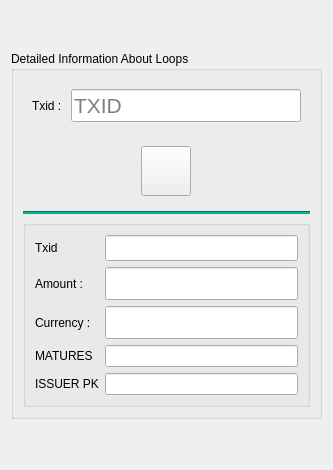
              <widget class="QWidget" name="tab_11">
               <attribute name="title">
                <string>LOOP REQUEST CHECK</string>
               </attribute>
               <layout class="QVBoxLayout" name="verticalLayout_17">
                <item>
                 <spacer name="verticalSpacer_18">
                  <property name="orientation">
                   <enum>Qt::Vertical</enum>
                  </property>
                  <property name="sizeHint" stdset="0">
                   <size>
                    <width>20</width>
                    <height>40</height>
                   </size>
                  </property>
                 </spacer>
                </item>
                <item>
                 <layout class="QHBoxLayout" name="horizontalLayout_25">
                  <item>
                   <widget class="QGroupBox" name="groupBox_7">
                    <property name="sizePolicy">
                     <sizepolicy hsizetype="Maximum" vsizetype="Maximum">
                      <horstretch>0</horstretch>
                      <verstretch>0</verstretch>
                     </sizepolicy>
                    </property>
                    <property name="minimumSize">
                     <size>
                      <width>0</width>
                      <height>0</height>
                     </size>
                    </property>
                    <property name="maximumSize">
                     <size>
                      <width>650</width>
                      <height>500</height>
                     </size>
                    </property>
                    <property name="title">
                     <string>Detailed Information About Loops</string>
                    </property>
                    <layout class="QVBoxLayout" name="verticalLayout_19">
                     <item>
                      <widget class="QFrame" name="frame_8">
                       <property name="frameShape">
                        <enum>QFrame::NoFrame</enum>
                       </property>
                       <property name="frameShadow">
                        <enum>QFrame::Raised</enum>
                       </property>
                       <layout class="QHBoxLayout" name="horizontalLayout_9">
                        <item>
                         <widget class="QLabel" name="label_44">
                          <property name="text">
                           <string>Txid : </string>
                          </property>
                         </widget>
                        </item>
                        <item>
                         <widget class="QLineEdit" name="lineEdit_13">
                          <property name="font">
                           <font>
                            <pointsize>16</pointsize>
                           </font>
                          </property>
                          <property name="placeholderText">
                           <string>TXID</string>
                          </property>
                         </widget>
                        </item>
                       </layout>
                      </widget>
                     </item>
                     <item>
                      <widget class="QFrame" name="frame_23">
                       <property name="sizePolicy">
                        <sizepolicy hsizetype="Minimum" vsizetype="Maximum">
                         <horstretch>0</horstretch>
                         <verstretch>0</verstretch>
                        </sizepolicy>
                       </property>
                       <property name="frameShape">
                        <enum>QFrame::NoFrame</enum>
                       </property>
                       <property name="frameShadow">
                        <enum>QFrame::Raised</enum>
                       </property>
                       <layout class="QHBoxLayout" name="horizontalLayout_39">
                        <item>
                         <widget class="QPushButton" name="pushButton_31">
                          <property name="sizePolicy">
                           <sizepolicy hsizetype="Maximum" vsizetype="Maximum">
                            <horstretch>0</horstretch>
                            <verstretch>0</verstretch>
                           </sizepolicy>
                          </property>
                          <property name="minimumSize">
                           <size>
                            <width>50</width>
                            <height>50</height>
                           </size>
                          </property>
                          <property name="text">
                           <string/>
                          </property>
                         </widget>
                        </item>
                       </layout>
                      </widget>
                     </item>
                     <item>
                      <widget class="Line" name="line_4">
                       <property name="windowModality">
                        <enum>Qt::NonModal</enum>
                       </property>
                       <property name="sizePolicy">
                        <sizepolicy hsizetype="Minimum" vsizetype="Minimum">
                         <horstretch>0</horstretch>
                         <verstretch>0</verstretch>
                        </sizepolicy>
                       </property>
                       <property name="maximumSize">
                        <size>
                         <width>16777215</width>
                         <height>20</height>
                        </size>
                       </property>
                       <property name="font">
                        <font>
                         <pointsize>5</pointsize>
                        </font>
                       </property>
                       <property name="styleSheet">
                        <string notr="true">background-color: rgb(22, 160, 133);</string>
                       </property>
                       <property name="frameShadow">
                        <enum>QFrame::Sunken</enum>
                       </property>
                       <property name="lineWidth">
                        <number>1</number>
                       </property>
                       <property name="midLineWidth">
                        <number>0</number>
                       </property>
                       <property name="orientation">
                        <enum>Qt::Horizontal</enum>
                       </property>
                      </widget>
                     </item>
                     <item>
                      <layout class="QHBoxLayout" name="horizontalLayout_40">
                       <item>
                        <widget class="QGroupBox" name="groupBox_12">
                         <property name="sizePolicy">
                          <sizepolicy hsizetype="Maximum" vsizetype="Maximum">
                           <horstretch>0</horstretch>
                           <verstretch>0</verstretch>
                          </sizepolicy>
                         </property>
                         <property name="minimumSize">
                          <size>
                           <width>0</width>
                           <height>0</height>
                          </size>
                         </property>
                         <property name="maximumSize">
                          <size>
                           <width>815</width>
                           <height>200</height>
                          </size>
                         </property>
                         <property name="title">
                          <string/>
                         </property>
                         <layout class="QGridLayout" name="gridLayout_27">
                          <item row="2" column="1">
                           <widget class="QLineEdit" name="lineEdit_23">
                            <property name="enabled">
                             <bool>true</bool>
                            </property>
                            <property name="font">
                             <font>
                              <pointsize>16</pointsize>
                             </font>
                            </property>
                            <property name="text">
                             <string/>
                            </property>
                            <property name="readOnly">
                             <bool>true</bool>
                            </property>
                           </widget>
                          </item>
                          <item row="1" column="1">
                           <widget class="QLineEdit" name="lineEdit_5">
                            <property name="enabled">
                             <bool>true</bool>
                            </property>
                            <property name="font">
                             <font>
                              <pointsize>16</pointsize>
                             </font>
                            </property>
                            <property name="layoutDirection">
                             <enum>Qt::LeftToRight</enum>
                            </property>
                            <property name="inputMethodHints">
                             <set>Qt::ImhLatinOnly</set>
                            </property>
                            <property name="text">
                             <string/>
                            </property>
                            <property name="alignment">
                             <set>Qt::AlignLeading|Qt::AlignLeft|Qt::AlignVCenter</set>
                            </property>
                            <property name="readOnly">
                             <bool>true</bool>
                            </property>
                            <property name="placeholderText">
                             <string/>
                            </property>
                           </widget>
                          </item>
                          <item row="1" column="0">
                           <widget class="QLabel" name="label_46">
                            <property name="text">
                             <string>Amount : </string>
                            </property>
                           </widget>
                          </item>
                          <item row="0" column="0">
                           <widget class="QLabel" name="label_47">
                            <property name="text">
                             <string>Txid</string>
                            </property>
                           </widget>
                          </item>
                          <item row="0" column="1">
                           <widget class="QLineEdit" name="lineEdit_22">
                            <property name="font">
                             <font>
                              <pointsize>11</pointsize>
                             </font>
                            </property>
                            <property name="text">
                             <string/>
                            </property>
                            <property name="readOnly">
                             <bool>true</bool>
                            </property>
                            <property name="placeholderText">
                             <string/>
                            </property>
                           </widget>
                          </item>
                          <item row="2" column="0">
                           <widget class="QLabel" name="label_48">
                            <property name="text">
                             <string>Currency : </string>
                            </property>
                           </widget>
                          </item>
                          <item row="3" column="0">
                           <widget class="QLabel" name="label_7">
                            <property name="text">
                             <string>MATURES</string>
                            </property>
                           </widget>
                          </item>
                          <item row="3" column="1">
                           <widget class="QLineEdit" name="lineEdit_26"/>
                          </item>
                          <item row="4" column="1">
                           <widget class="QLineEdit" name="lineEdit_27"/>
                          </item>
                          <item row="4" column="0">
                           <widget class="QLabel" name="label_17">
                            <property name="text">
                             <string>ISSUER PK</string>
                            </property>
                           </widget>
                          </item>
                         </layout>
                        </widget>
                       </item>
                      </layout>
                     </item>
                    </layout>
                   </widget>
                  </item>
                 </layout>
                </item>
                <item>
                 <spacer name="verticalSpacer_17">
                  <property name="orientation">
                   <enum>Qt::Vertical</enum>
                  </property>
                  <property name="sizeHint" stdset="0">
                   <size>
                    <width>20</width>
                    <height>40</height>
                   </size>
                  </property>
                 </spacer>
                </item>
               </layout>
              </widget>
